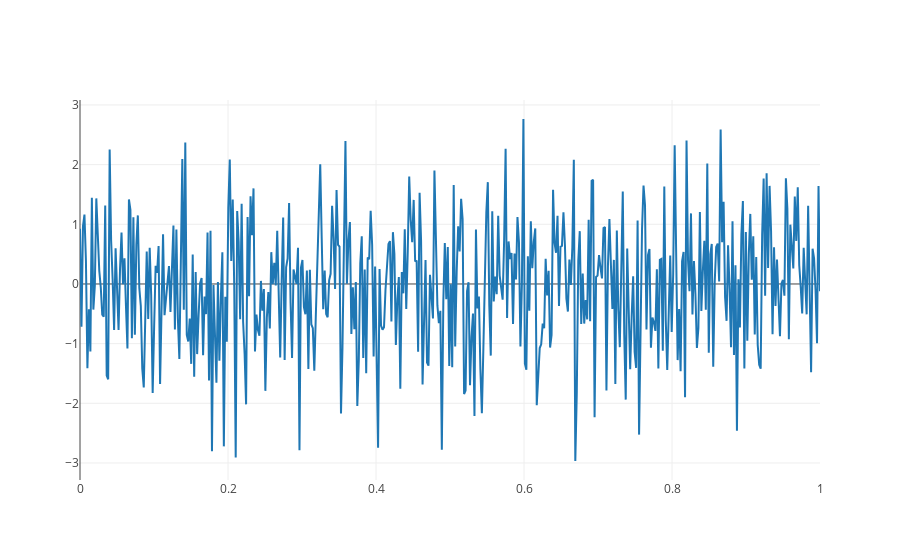

The code cell stored with this chart in its notebook:
### Code cell
# example plot of time series

# Create random data with numpy
import numpy as np

N = 500
random_x = np.linspace(0, 1, N)
random_y = np.random.randn(N)

# Create a trace
trace = go.Scatter(
    x = random_x,
    y = random_y
)

data = [trace]

plotly.offline.iplot(data, filename='basic-line')

### Figure 1 — Plotly figure (JSON) as saved in the notebook; plotly's stock layout.template omitted (floating-point values rounded to 4 significant figures; data arrays with more than 128 entries replaced by an {"elided": "..."} marker saying what was removed)
{"data": [{"type": "scatter", "x": {"elided": "500 float values"}, "y": {"elided": "500 float values"}}], "layout": {}}
